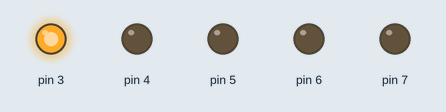
This sketch was run on a simulated Arduino Uno, built with avr-gcc and run on an emulated ATmega328P. Shown: output pins drawn as LEDs (lit = HIGH).

Above: at 0.05 s.
At 1.05 s:
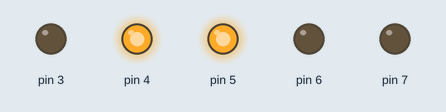
At 2.05 s:
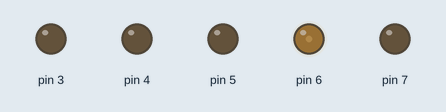
Timing chart, 0 to 4.8 s (numbered marks = the images above):
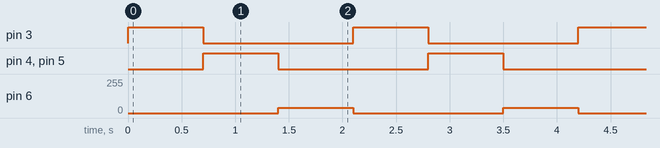

Measured:
- by itself, pin 3–5: alternates HIGH for 0.70 s and LOW for 1.4 s
- by itself, pin 6: alternates 40/255 for 0.70 s and 0/255 for 1.4 s

The sketch:

_tp_n_1_escritura_por_medios_digitales1.ino
```cpp
void setup()
{
 pinMode( 3 , OUTPUT);
 pinMode( 4 , OUTPUT);
 pinMode( 5 , OUTPUT);
 pinMode( 6 , OUTPUT);
 pinMode( 7 , OUTPUT);
}
void loop()
{
 analogWrite( 3 , 255);
 delay(700);
 analogWrite( 3 ,0);
 digitalWrite( 4 , HIGH);
 digitalWrite( 5 , HIGH );
 delay(700);
 digitalWrite( 4 , LOW);
 digitalWrite( 5 , LOW);
 analogWrite( 6 , 40);
 analogWrite( 7 , 40);
 delay(700);
 analogWrite( 6 , 0);
 analogWrite( 7 , 0);
}
```
